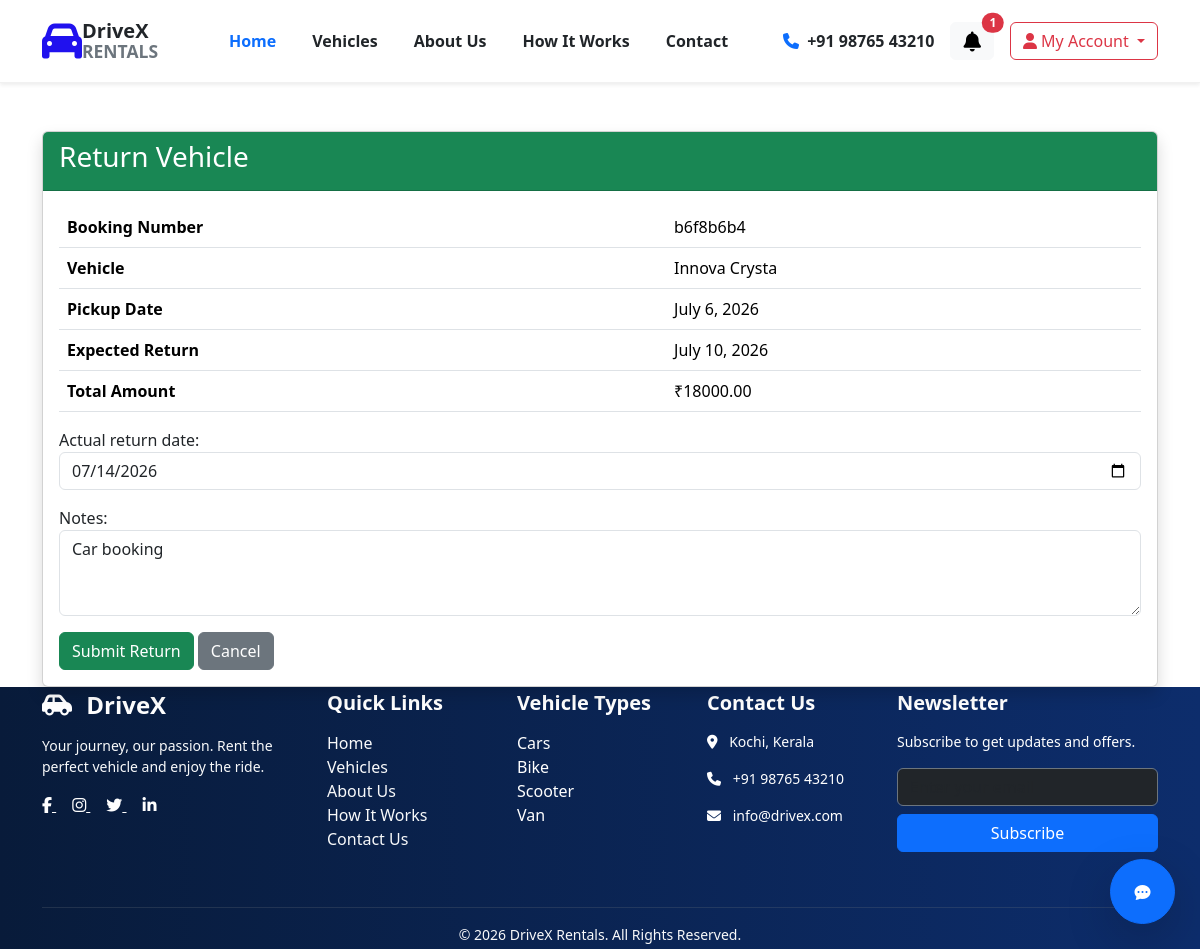
/rentalapp/return-booking/10/ (signed in), run on the app's committed database.
### rental_app/models.py (models this page shows, shortened)
class Booking(models.Model):
    BOOKING_STATUS = (
        ('Pending', 'Pending'),
        ('Approved', 'Approved'),
        ('Completed', 'Completed'),
        ('Cancelled', 'Cancelled'),
    )
    PAYMENT_STATUS = (
        ('Pending', 'Pending'),
        ('Paid', 'Paid'),
    )
    PICKUP_LOCATIONS = [
        ("Kochi", "Kochi"),
        ("Thrissur", "Thrissur"),
        ("Kozhikode", "Kozhikode"),
        ("Kannur", "Kannur"),
        ("Thiruvananthapuram", "Thiruvananthapuram"),
    ]
    user = models.ForeignKey(User, on_delete=models.CASCADE)
    vehicle = models.ForeignKey(Vehicle, on_delete=models.CASCADE)
    pickup_location = models.CharField(
        max_length=100,
        choices=PICKUP_LOCATIONS
    )
    pickup_date = models.DateField()
    return_date = models.DateField()
    actual_return_date = models.DateField(blank=True, null=True)
    late_fee = models.DecimalField(
        max_digits=10,
        decimal_places=2,
        default=0
    )
    final_amount = models.DecimalField(
        max_digits=10,
        decimal_places=2,
        default=0
    )
    booking_amount = models.DecimalField(
        max_digits=10,
        decimal_places=2,
        default=0
    )
    booking_status = models.CharField(
        max_length=20,
        choices=BOOKING_STATUS,
        default='Pending'
    )
    payment_status = models.CharField(
        max_length=20,
        choices=PAYMENT_STATUS,
        default='Pending'
    )
    notes = models.TextField(blank=True)
    created_at = models.DateTimeField(auto_now_add=True)
    booking_number = models.CharField(max_length=20, unique=True)

class Vehicle(models.Model):
    STATUS_CHOICES =  (
    ("Available", "Available"),
    ("Maintenance", "Maintenance"),
)
    VEHICLE_TYPES = (('Car', 'Car'),('Bike', 'Bike'),('Scooter', 'Scooter'),('van','van'))
    FUEL_TYPES = (('Petrol', 'Petrol'),('Diesel', 'Diesel'),('Electric', 'Electric'),('Hybrid', 'Hybrid'),)
    vehicle_name = models.CharField(max_length=100)
    brand = models.CharField(max_length=100)
    model = models.CharField(max_length=100)
    year = models.PositiveIntegerField()
    registration_number = models.CharField(max_length=50,unique=True)
    vehicle_type = models.CharField(max_length=50,choices=VEHICLE_TYPES)
    fuel_type = models.CharField(max_length=50,choices=FUEL_TYPES)
    seating_capacity = models.PositiveIntegerField(default=2)
    rent_per_day = models.DecimalField(max_digits=10,decimal_places=2)
    image = models.ImageField(upload_to='vehicles/')
    description = models.TextField()
    status = models.CharField(max_length=20, choices=STATUS_CHOICES, default="Available")
    created_at = models.DateTimeField(auto_now_add=True)

### rental_app/views.py (the view)
# urls.py: path("return-booking/<int:pk>/",return_booking,name="return-booking"),
def return_booking(request, pk):
    booking = get_object_or_404(Booking, pk=pk)
    if request.method == "POST":
        form = ReturnBookingForm(request.POST, instance=booking)
        if form.is_valid():
            print("Expected:", booking.return_date)
            print("Actual:", booking.actual_return_date)
            booking = form.save(commit=False)
            late_fee_per_day = Decimal("500")
            if booking.actual_return_date > booking.return_date:
                late_days = (
                    booking.actual_return_date - booking.return_date
                ).days
                booking.late_fee = late_days * late_fee_per_day
            else:
                booking.late_fee = Decimal("0")
            booking.final_amount = booking.booking_amount + booking.late_fee
            booking.booking_status = "Completed"
            booking.save()
            booking.booking_status = "Completed"
            booking.save()
            return redirect("my-bookings")
    else:
        form = ReturnBookingForm(instance=booking)
    return render(
        request,
        "return_booking.html",
        {
            "form": form,
            "booking": booking,
        },
    )

### rental_app/forms.py
class ReturnBookingForm(forms.ModelForm):
    class Meta:
        model = Booking
        fields = [
            "actual_return_date",
            "notes"
        ]
        widgets = {
            "actual_return_date": forms.DateInput(
                attrs={"type": "date","class":"form-control"}
            ),
            "notes": forms.Textarea(
                attrs={"class":"form-control","rows":3}
            )
        }

### rental_app/context_processors.py (called while the page is built)
def notifications(request):
    if request.user.is_authenticated:
        notifications = Notification.objects.filter(
            user=request.user
        ).order_by('-created_at')
        unread_count = notifications.filter(
            is_read=False
        ).count()
        return {
            "notifications": notifications[:5],
            "unread_count": unread_count
        }
    return {
        "notifications": [],
        "unread_count": 0
    }

### rental_app/templates/return_booking.html (shortened to what this page needs)
{% extends 'base.html' %}
{% block base %}
<div class="container mt-5">
    <div class="card shadow">
        <div class="card-header bg-success text-white">
            <h3>Return Vehicle</h3>
        </div>
        <div class="card-body">
            <table class="table">
                <tr>
                    <th>Booking Number</th>
                    <td>{{ booking.booking_number }}</td>
                </tr>
                <tr>
                    <th>Vehicle</th>
                    <td>{{ booking.vehicle.vehicle_name }}</td>
                </tr>
                <tr>
                    <th>Pickup Date</th>
                    <td>{{ booking.pickup_date }}</td>
                </tr>
                <tr>
                    <th>Expected Return</th>
                    <td>{{ booking.return_date }}</td>
                </tr>
                <tr>
                    <th>Total Amount</th>
                    <td>₹{{ booking.booking_amount }}</td>
                </tr>
            </table>
            <form method="post">
                {{ form.as_p }}
                <button class="btn btn-success">
                    Submit Return
                </button>
                <a href="{% url 'my-bookings' %}"
                   class="btn btn-secondary">
                    Cancel
                </a>
            </form>
        </div>
    </div>
</div>
{% endblock %}

### data on the page
Booking: booking_number "b6f8b6b4", vehicle.vehicle_name "Innova Crysta", pickup_date "July 6, 2026", return_date "July 10, 2026", booking_amount "18000.00", actual_return_date "07/14/2026", notes "Car booking"

### other printed values
{{ unread_count }} "1"
